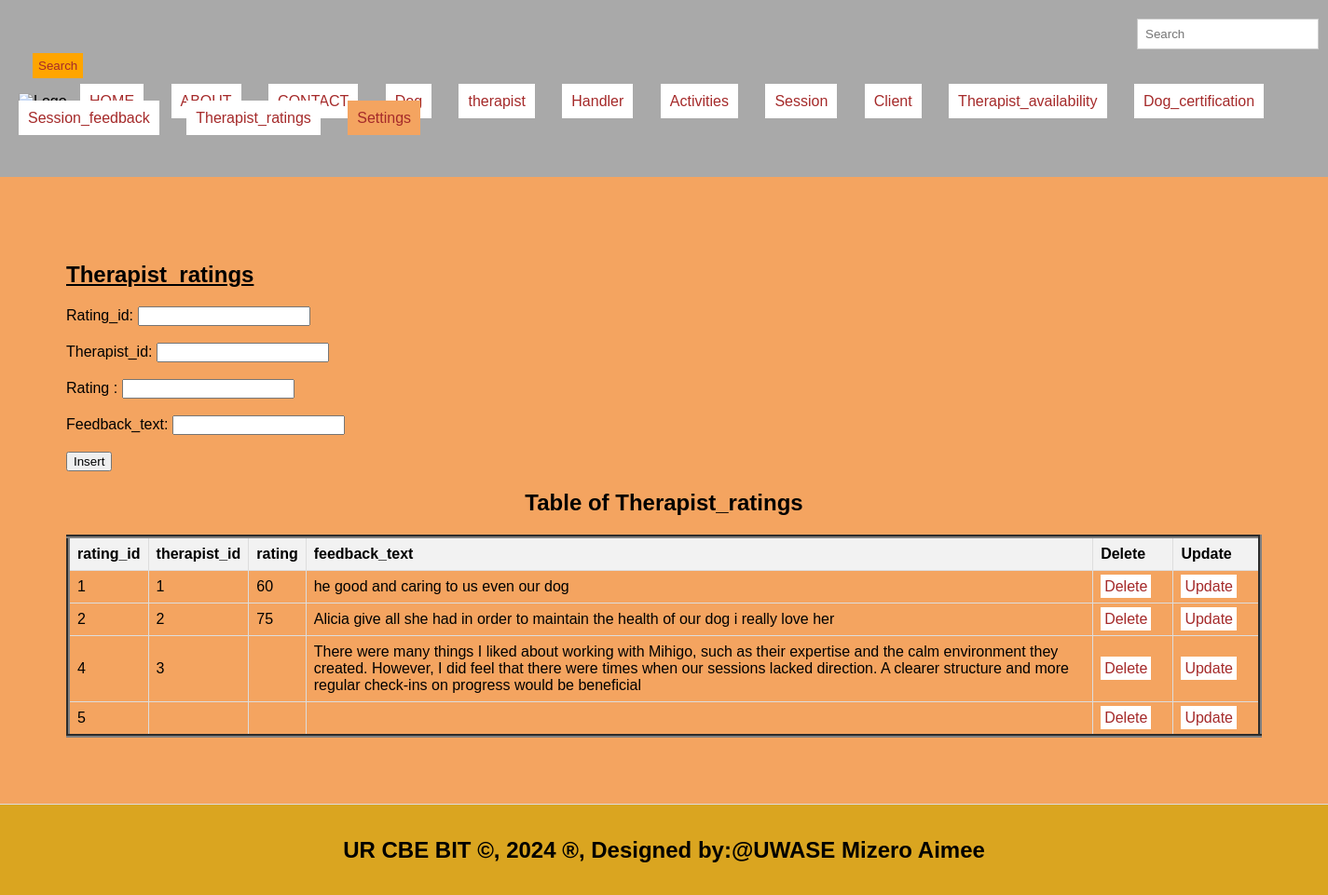
Screenshot of /Therapist_ratings.php with the database file from the repository.
### tables this page shows
CREATE TABLE `therapist_ratings` (
  `rating_id` int(11) NOT NULL,
  `therapist_id` int(11) DEFAULT NULL,
  `rating` int(11) DEFAULT NULL,
  `feedback_text` text DEFAULT NULL
);

### Therapist_ratings.php (the view, shortened to what this page needs)
<!DOCTYPE html>
<html lang="en">
<head>
  <link rel="stylesheet" type="text/css" href="style.css" title="style 1" media="screen, tv, projection, handheld, print"/>
  </head>
  <header>
<body bgcolor="sandybrown">
  <form class="d-flex" role="search" action="search.php">
      <input class="form-control me-2" type="search" placeholder="Search" aria-label="Search">
      <button class="btn btn-outline-success" type="submit">Search</button>
    </form>
  <ul style="list-style-type: none; padding: 0;">
    <li style="display: inline; margin-right: 10px;">
  </li>
    <li style="display: inline; margin-right: 10px;"><a href="./home.html">HOME</a>
  </li>
    <li style="display: inline; margin-right: 10px;"><a href="./about.html">ABOUT</a>
  </li>
    <li style="display: inline; margin-right: 10px;"><a href="./contact.html">CONTACT</a>
  </li>
    <li style="display: inline; margin-right: 10px;"><a href="./Dog.php">Dog</a>
  </li>
    <li style="display: inline; margin-right: 10px;"><a href="./therapist.php">therapist</a>
  </li>
    <li style="display: inline; margin-right: 10px;"><a href="./handler.php">Handler</a>
  </li>
    <li style="display: inline; margin-right: 10px;"><a href="./activities.php">Activities</a>
  </li>
    <li style="display: inline; margin-right: 10px;"><a href="./session.php">Session</a>
  </li>
    <li style="display: inline; margin-right: 10px;"><a href="./client.php">Client</a>
  </li>
  <li style="display: inline; margin-right: 10px;"><a href="./therapist_availability.php">Therapist_availability</a>
  </li>
    <li style="display: inline; margin-right: 10px;"><a href="./dog_certification.php">Dog_certification</a>
  </li>
    <li style="display: inline; margin-right: 10px;"><a href="./session_feedback.php">Session_feedback</a>
  </li>
    <li style="display: inline; margin-right: 10px;"><a href="./therapist_ratings.php">Therapist_ratings</a>
  </li>
    <li class="dropdown" style="display: inline; margin-right: 10px;">
      <a href="#" style="padding: 10px; color: brown; background-color: sandybrown; text-decoration: none; margin-right: 15px;">Settings</a>
    </li><br><br>
  </ul>
</header>
<section>
    <h1><u>Therapist_ratings</u></h1>
    <form method="post" onsubmit="return confirmInsert();">
        <label for="rating_id">Rating_id:</label>
        <input type="number" id="rating_id" name="rating_id"><br><br>
        <label for="therapist_id">Therapist_id:</label>
        <input type="number" id="therapist_id" name="therapist_id" required><br><br>
       <label for="rating">Rating :</label>
        <input type="text" id="rating  " name="rating " required><br><br>
        <label for="feedback_text">Feedback_text:</label>
        <input type="text" id="feedback_text" name="feedback_text" required><br><br>
      <input type="submit" name="add" value="Insert">
    </form>
<!DOCTYPE html>
<html>
<head>
</head>
<body>
    <center><h2>Table of Therapist_ratings</h2></center>
    <table border="4">
        <tr>
            <th>rating_id</th>
            <th>therapist_id</th>
            <th>rating</th>
            <th>feedback_text</th>
            <th>Delete</th>
            <th>Update</th>
        </tr>
        <?php
        include('databaseconnection.php');
        $sql = "SELECT * FROM Therapist_ratings";
        $result = $connection->query($sql);
        if ($result->num_rows > 0) {
            while ($row = $result->fetch_assoc()) {
                $rating_id = $row['rating_id'];
                echo "<tr>
                    <td>" .$row['rating_id'] . "</td>
                    <td>" .$row['therapist_id'] . "</td>
                    <td>" .$row['rating'] . "</td>
                    <td>" .$row['feedback_text'] . "</td>
                    <td><a style='padding:4px' href='delete_Therapist_ratings.php?rating_id=$rating_id'>Delete</a></td>
                    <td><a style='padding:4px' href='update_Therapist_ratings.php?rating_id=$rating_id'>Update</a></td>
                </tr>";
            }
        } else {
            echo "<tr><td colspan='5'>No data found</td></tr>";
        }
        ?>
    </table>
</body>
    </section>
<footer>
  <center>
    <b><h2>UR CBE BIT &copy, 2024 &reg, Designed by:@UWASE Mizero Aimee</h2></b>
  </center>
</footer>
</body>
</html>

### style.css (style rules this page uses)
body { font-family: Arial, sans-serif; margin: 0; padding: 0; }
.form-control { padding: 8px; margin-left: 4px; border: 1px solid #ccc; }
.btn { padding: 6px; background-color: orange; color: brown; border: none; }
.dropdown { position: relative; display: inline; margin-right: 10px; }
body { font-family: Arial,sans-serif; margin:0; padding:0; }
header { background-color:darkgray; padding: 20px; }
.dropdown { position: right; display:right; direction:rtl; }
section { padding:28px; border-bottom: 1px solid #ddd; }
footer { text-align: center; padding: 15px; background-color:darkgray; }

### Therapist_ratings.php (style rules this page uses)
a { padding: 10px; color:chocolate; background-color: white; text-decoration: none; margin-right: 15px; }
a:link { color: brown; }
button.btn { margin-left: 15px; margin-top: 4px; }
input.form-control { margin-left: 1200px; padding: 8px; }
section { padding:71px; border-bottom: 1px solid #ddd; }
footer { text-align: center; padding: 15px; background-color:goldenrod; }
table { width: 100%; border-collapse: collapse; }
th, td { border: 1px solid #ddd; padding: 8px; text-align: left; }
th { background-color: #f2f2f2; }

### rows the page displays
therapist_ratings: rating_id "1", therapist "1", rating "60", feedback_text "he good and caring to us even our dog"
therapist_ratings: rating_id "2", therapist "2", rating "75", feedback_text "Alicia give all she had in order to maintain the health of our dog i really love her"
therapist_ratings: rating_id "4", therapist "3", feedback_text "There were many things I liked about working with Mihigo, such as their expertise and the calm environment they created. However, I did feel that there were times when our sessions lacked direction. A clearer structure and more regular check-ins on progress would be beneficial"
therapist_ratings: rating_id "5"
